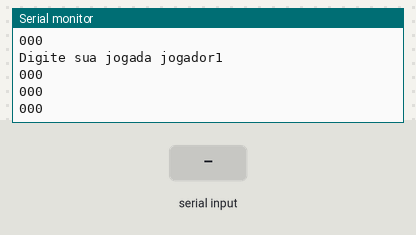
The sketch below on a simulated Arduino Uno, built with avr-gcc and run on an emulated ATmega328P. On the bench: the last lines printed to the serial monitor. The inputs (shaded band) are chosen by the test bench.

Above: at 1.2 s.
1.3 s: "90,45\n" received over Serial
At 2.8 s:
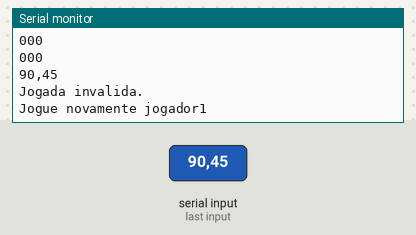
3.8 s: "0\n" received over Serial
At 6.0 s:
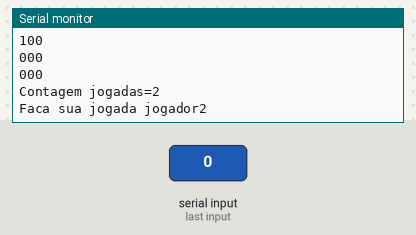
6.3 s: "1,90,45\n" received over Serial
At 8.0 s:
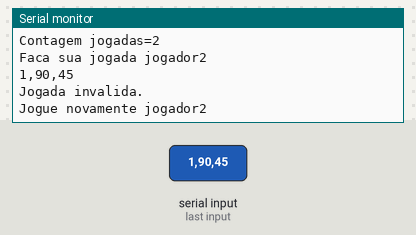
8.8 s: "0\n" received over Serial
At 10.6 s:
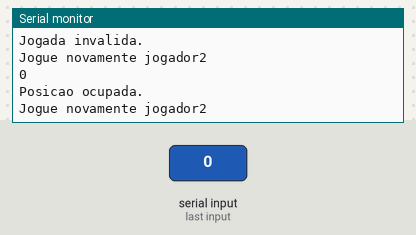

The sketch:

Kauan_vitor_de_souza_Jogodavelha.ino
```cpp
int Linha;
int Coluna;
bool HaVencedor = false;
int JogadorDaVez = 1;
int Velha = 1;
int j;

//criação do tabuleiro
int tabuleiro[3][3] = {
  { 0, 0, 0 },
  { 0, 0, 0 },
  { 0, 0, 0 }
};
//verificação para ver se a jogada e valida ou invalida
boolean verificarJogada(int Linha, int Coluna) {
  boolean jogadaValida = false;
  if (Linha == 0 || Linha == 1 || Linha == 2) {
    if (Coluna == 0 || Coluna == 1 || Coluna == 2) {
      jogadaValida = true;
    }
  }
  return jogadaValida;
}

void setup() {
  Serial.begin(9600);

  //zera  o tabuleiro
  for (int Linha = 0; Linha <= 2; Linha++) {
    for (int Coluna = 0; Coluna <= 2; Coluna++) {
      tabuleiro[Linha][Coluna] = 0;
    }
  }

  //onde escreve o tabuleiro no serial
  for (int Linha = 0; Linha <= 2; Linha++) {
    if (Linha == 1 | Linha == 2) {
      Serial.println("");
    }
    for (int Coluna = 0; Coluna <= 2; Coluna++) {
      Serial.print(tabuleiro[Linha][Coluna]);
    }
  }
  Serial.println("");
  Serial.print("Digite sua jogada jogador");
  Serial.println(JogadorDaVez);
}


void loop() {
  HaVencedor = false;

  //zera o tabuleiro
  for (int Linha = 0; Linha <= 2; Linha++) {
    for (int Coluna = 0; Coluna <= 2; Coluna++) {
      tabuleiro[Linha][Coluna] = 0;
    }
  }

  //onde escreve o tabuleiro no serial
  for (int Linha = 0; Linha <= 2; Linha++) {
    if (Linha == 1 | Linha == 2) {
      Serial.println("");
    }
    for (int Coluna = 0; Coluna <= 2; Coluna++) {
      Serial.print(tabuleiro[Linha][Coluna]);
    }
  }


  do {
    while (!Serial.available())
      ;

    String entrada = Serial.readString();
    Serial.println("");
    Serial.println(entrada);

    Linha = entrada.substring(0, 1).toInt();
    Coluna = entrada.substring(2, 3).toInt();

    if (verificarJogada(Linha, Coluna) == true) {
      if (tabuleiro[Linha][Coluna] == 0) {
        tabuleiro[Linha][Coluna] = JogadorDaVez;

        //zera a matriz do tabuleiro
        for (int Linha = 0; Linha <= 2; Linha++) {
          if (Linha == 1 || Linha == 2) {
            Serial.println("");
          }
          for (int Coluna = 0; Coluna <= 2; Coluna++) {
            Serial.print(tabuleiro[Linha][Coluna]);
          }
        }

        //verificação de jogadas nas Linhas,Colunas e diagonal para ver se alguem ganhou
        if ((tabuleiro[0][0] == JogadorDaVez && tabuleiro[0][1] == JogadorDaVez && tabuleiro[0][2] == JogadorDaVez) || (tabuleiro[1][0] == JogadorDaVez && tabuleiro[1][1] == JogadorDaVez && tabuleiro[1][2] == JogadorDaVez) || (tabuleiro[2][0] == JogadorDaVez && tabuleiro[2][1] == JogadorDaVez && tabuleiro[2][2] == JogadorDaVez) || (tabuleiro[0][0] == JogadorDaVez && tabuleiro[1][0] == JogadorDaVez && tabuleiro[2][0] == JogadorDaVez) || (tabuleiro[0][1] == JogadorDaVez && tabuleiro[1][1] == JogadorDaVez && tabuleiro[2][1] == JogadorDaVez) || (tabuleiro[0][2] == JogadorDaVez && tabuleiro[1][2] == JogadorDaVez && tabuleiro[2][2] == JogadorDaVez) || (tabuleiro[0][0] == JogadorDaVez && tabuleiro[1][1] == JogadorDaVez && tabuleiro[2][2] == JogadorDaVez) || (tabuleiro[0][2] == JogadorDaVez && tabuleiro[1][1] == JogadorDaVez && tabuleiro[2][0] == JogadorDaVez)) {
          HaVencedor = true;
          j = 1;
        }

        //troca de jogadores
        if (JogadorDaVez == 1 && HaVencedor == false) {
          JogadorDaVez = 2;
        } else if (JogadorDaVez == 2 && HaVencedor == false) {
          JogadorDaVez = 1;
        }

        //contador de jogadas
        Velha = Velha + 1;
        Serial.print("\nContagem jogadas=");
        Serial.println(Velha);
        //Serial.println("");
        Serial.print("Faca sua jogada jogador");
        Serial.println(JogadorDaVez);

        //quando ja foi colocada uma peça no lugar
      } else {
        Serial.println("Posicao ocupada.");
        Serial.print("Jogue novamente jogador");
        Serial.println(JogadorDaVez);
      }
      //quando a jogada não for valida
    } else {
      Serial.println("Jogada invalida.");
      Serial.print("Jogue novamente jogador");
      Serial.println(JogadorDaVez);
    }

    //quando HaVencedor não for diferente e Velha <9 vai voltar  para o (do)
  } while (!HaVencedor && Velha <= 9);
  if (Velha == 9) {
    j = 2;
  }
  switch (j) {
    case 1:
      Serial.print("Voce Venceu ");
      Serial.print(JogadorDaVez);
      Serial.println("");
      Velha = 1;
      break;
    case 2:
      Serial.println("Velha");
      Velha = 1;
      break;
  }
}
```

Measured:
- after the input at 1.3 s, the serial monitor: prints a new line after 1.0 s (image 1)
- after the input at 3.8 s, the serial monitor: prints a new line after 1.0 s (image 2)
- after the input at 6.3 s, the serial monitor: prints a new line after 1.0 s (image 3)
- after the input at 8.8 s, the serial monitor: prints a new line after 1.0 s (image 4)
